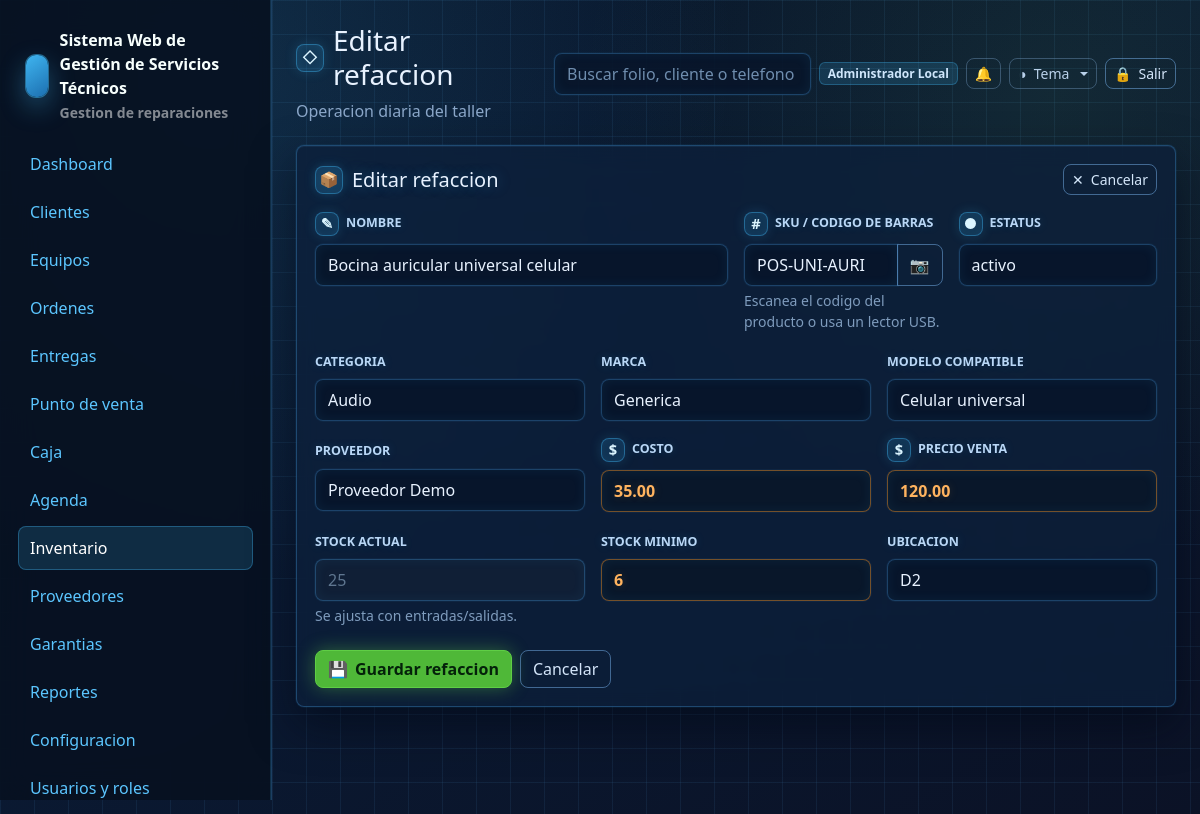
The page /inventario/10/edit (signed in) on the database its author committed.
### tables this page shows
CREATE TABLE users (
    id INT UNSIGNED AUTO_INCREMENT PRIMARY KEY,
    name VARCHAR(160) NOT NULL,
    email VARCHAR(190) NOT NULL UNIQUE,
    password VARCHAR(255) NOT NULL,
    phone VARCHAR(40) NULL,
    status ENUM('activo','inactivo','bloqueado') NOT NULL DEFAULT 'activo',
    last_login_at DATETIME NULL,
    created_at DATETIME NOT NULL DEFAULT CURRENT_TIMESTAMP,
    updated_at DATETIME NULL ON UPDATE CURRENT_TIMESTAMP,
    deleted_at DATETIME NULL
);

CREATE TABLE refacciones (
    id INT UNSIGNED AUTO_INCREMENT PRIMARY KEY,
    proveedor_id INT UNSIGNED NULL,
    nombre VARCHAR(190) NOT NULL,
    sku VARCHAR(100) NOT NULL UNIQUE,
    categoria VARCHAR(120) NULL,
    marca VARCHAR(120) NULL,
    modelo_compatible VARCHAR(160) NULL,
    costo DECIMAL(12,2) NOT NULL DEFAULT 0,
    precio_venta DECIMAL(12,2) NOT NULL DEFAULT 0,
    stock_actual INT NOT NULL DEFAULT 0,
    stock_minimo INT NOT NULL DEFAULT 0,
    ubicacion VARCHAR(120) NULL,
    estatus ENUM('activo','inactivo') NOT NULL DEFAULT 'activo',
    created_at DATETIME NOT NULL DEFAULT CURRENT_TIMESTAMP,
    updated_at DATETIME NULL ON UPDATE CURRENT_TIMESTAMP,
    deleted_at DATETIME NULL,
    CONSTRAINT fk_ref_proveedor FOREIGN KEY (proveedor_id) REFERENCES proveedores(id) ON DELETE SET NULL,
    INDEX idx_ref_stock (stock_actual, stock_minimo)
);

CREATE TABLE proveedores (
    id INT UNSIGNED AUTO_INCREMENT PRIMARY KEY,
    nombre VARCHAR(190) NOT NULL,
    contacto VARCHAR(160) NULL,
    telefono VARCHAR(40) NULL,
    email VARCHAR(190) NULL,
    domicilio VARCHAR(255) NULL,
    sitio_web VARCHAR(190) NULL,
    notas TEXT NULL,
    estatus ENUM('activo','inactivo') NOT NULL DEFAULT 'activo',
    created_at DATETIME NOT NULL DEFAULT CURRENT_TIMESTAMP,
    updated_at DATETIME NULL ON UPDATE CURRENT_TIMESTAMP,
    deleted_at DATETIME NULL
);

### resources/views/inventario/form.php (the view, shortened to what the rows shown need)
<?php
$isEdit = !empty($refaccion);
$action = $isEdit ? url('/inventario/' . $refaccion['id']) : url('/inventario');
$val = fn (string $k, $def = '') => e((string) ($refaccion[$k] ?? $def));
?>
<form class="glass-card" method="post" action="<?= e($action) ?>">
    <div class="d-flex justify-content-between align-items-center mb-3">
        <h2 class="h5 mb-0" data-icon="&#128230;"><?= e($title) ?></h2>
        <a class="btn btn-outline-dark btn-sm" data-icon="&#10005;" href="<?= e(url('/inventario')) ?>">Cancelar</a>
    </div>
    <div class="row g-3">
        <div class="col-md-6"><label class="form-label" data-icon="&#9998;">Nombre</label><input class="form-control" name="nombre" value="<?= $val('nombre') ?>" required></div>
        <div class="col-md-3">
            <label class="form-label" data-icon="&#35;" for="sku">SKU / Codigo de barras</label>
            <div class="input-group">
                <input class="form-control" id="sku" name="sku" value="<?= $val('sku') ?>" required>
                <button class="btn btn-outline-dark" type="button" data-barcode-scan="sku" data-barcode-upper data-icon="&#128247;" aria-label="Escanear codigo de barras"></button>
            </div>
            <div class="form-text">Escanea el codigo del producto o usa un lector USB.</div>
        </div>
        <div class="col-md-3">
            <label class="form-label" data-icon="&#9679;">Estatus</label>
            <select class="form-select" name="estatus">
                <?php foreach (['activo', 'inactivo'] as $st): ?>
                    <option value="<?= e($st) ?>" <?= ($refaccion['estatus'] ?? 'activo') === $st ? 'selected' : '' ?>><?= e($st) ?></option>
                <?php endforeach; ?>
            </select>
        </div>
        <div class="col-md-4"><label class="form-label">Categoria</label><input class="form-control" name="categoria" value="<?= $val('categoria') ?>" placeholder="Pantallas, baterias, herramienta..."></div>
        <div class="col-md-4"><label class="form-label">Marca</label><input class="form-control" name="marca" value="<?= $val('marca') ?>"></div>
        <div class="col-md-4"><label class="form-label">Modelo compatible</label><input class="form-control" name="modelo_compatible" value="<?= $val('modelo_compatible') ?>"></div>
        <div class="col-md-4">
            <label class="form-label">Proveedor</label>
            <select class="form-select" name="proveedor_id">
                <?php foreach ($proveedores as $prov): ?>
                    <option value="<?= e($prov['id']) ?>" <?= (int) ($refaccion['proveedor_id'] ?? 0) === (int) $prov['id'] ? 'selected' : '' ?>><?= e($prov['nombre']) ?></option>
                <?php endforeach; ?>
            </select>
        </div>
        <div class="col-md-4"><label class="form-label" data-icon="&#36;">Costo</label><input class="form-control" type="number" step="0.01" name="costo" value="<?= $val('costo', '0') ?>" data-money></div>
        <div class="col-md-4"><label class="form-label" data-icon="&#36;">Precio venta</label><input class="form-control" type="number" step="0.01" name="precio_venta" value="<?= $val('precio_venta', '0') ?>" data-money></div>
        <?php if (!$isEdit): ?>
            <div class="col-md-4"><label class="form-label">Stock inicial</label><input class="form-control" type="number" name="stock_actual" value="0"></div>
        <?php else: ?>
            <div class="col-md-4"><label class="form-label">Stock actual</label><input class="form-control" value="<?= $val('stock_actual') ?>" disabled><div class="form-text">Se ajusta con entradas/salidas.</div></div>
        <?php endif; ?>
        <div class="col-md-4"><label class="form-label">Stock minimo</label><input class="form-control" type="number" name="stock_minimo" value="<?= $val('stock_minimo', '0') ?>"></div>
        <div class="col-md-4"><label class="form-label">Ubicacion</label><input class="form-control" name="ubicacion" value="<?= $val('ubicacion') ?>" placeholder="Estante, cajon..."></div>
    </div>
    <div class="d-flex gap-2 mt-4">
        <button class="btn btn-primary" data-icon="&#128190;">Guardar refaccion</button>
        <a class="btn btn-outline-dark" href="<?= e(url('/inventario')) ?>">Cancelar</a>
    </div>
</form>

### app/Core/Router.php (shortened to what the rows shown need)
<?php
final class Router
{
    private array $routes = [];
    private function add(string $method, string $path, callable|array $handler): void
    {
        $pattern = preg_replace('#\{([a-zA-Z_][a-zA-Z0-9_]*)\}#', '(?P<$1>[^/]+)', $path);
        $this->routes[] = [
            'method' => $method,
            'path' => $path,
            'pattern' => '#^' . $pattern . '$#',
            'handler' => $handler,
        ];
    }
    public function dispatch(Request $request): void
    {
        foreach ($this->routes as $route) {
            if ($route['method'] !== $request->method()) {
                continue;
            }
            if (preg_match($route['pattern'], $request->path(), $matches)) {
                $params = array_filter($matches, 'is_string', ARRAY_FILTER_USE_KEY);
                $handler = $route['handler'];
                if (is_array($handler)) {
                    [$class, $method] = $handler;
                    $controller = new $class();
                    $controller->{$method}($request, ...array_values($params));
                    return;
                }
                return;
            }
        }
    }
}

### resources/views/layouts/app.php (shortened to what the rows shown need)
<?php
$user = Auth::user();
$appConfig = require BASE_PATH . '/config/app.php';
$systemName = (string) ($appConfig['name'] ?? 'Servicio Tecnico');
$systemCurrency = 'MXN';
$businessLogo = '';
try {
    $cfg = new ConfiguracionService();
    $systemName = trim((string) $cfg->get('sistema.nombre', $systemName)) ?: $systemName;
    $systemCurrency = monedaSistema($systemCurrency);
    $businessLogo = config_asset_src((string) $cfg->get('negocio.logo_url', ''));
} catch (Throwable) {
    $businessLogo = '';
}
?>
<!doctype html>
<html lang="es">
<head>
    <link href="https://cdn.jsdelivr.net/npm/bootstrap@5.3.3/dist/css/bootstrap.min.css" rel="stylesheet">
    <link href="<?= e(asset('css/app.css') . '?v=20260708-pos-modal-theme') ?>" rel="stylesheet">
    <link href="<?= e(asset('css/themes/crystal.css') . '?v=20260708-pos-modal-theme') ?>" rel="stylesheet">
    <link href="<?= e(asset('css/themes/dark.css') . '?v=20260708-pos-modal-theme') ?>" rel="stylesheet">
    <link href="<?= e(asset('css/themes/live.css') . '?v=20260708-pos-modal-theme') ?>" rel="stylesheet">
    <link href="<?= e(asset('css/themes/blueprint.css') . '?v=20260708-pos-modal-theme') ?>" rel="stylesheet">
</head>
<body data-currency="<?= e($systemCurrency) ?>">
<div class="app-shell">
    <aside class="sidebar" id="app-sidebar">
        <div class="brand">
            <?php if ($businessLogo !== ''): ?>
                <img class="brand-logo" src="<?= e($businessLogo) ?>" alt="<?= e($systemName) ?>">
            <?php else: ?>
                <div class="brand-mark"></div>
            <?php endif; ?>
            <div>
                <div><?= e($systemName) ?></div>
                <small class="text-white-50">Gestion de reparaciones</small>
            </div>
        </div>
        <nav class="nav flex-column">
            <?php foreach ([
                ['Dashboard', '/', 'dashboard'],
                ['Clientes', '/clientes', 'clientes'],
                ['Equipos', '/equipos', 'equipos'],
                ['Ordenes', '/ordenes', 'ordenes'],
                ['Entregas', '/entregas', 'ordenes'],
                ['Punto de venta', '/punto-venta', 'punto_venta'],
                ['Caja', '/caja', 'caja'],
                ['Agenda', '/agenda', 'agenda'],
                ['Inventario', '/inventario', 'inventario'],
                ['Proveedores', '/proveedores', 'proveedores'],
                ['Garantias', '/garantias', 'garantias'],
                ['Reportes', '/reportes', 'reportes'],
                ['Configuracion', '/configuracion', 'configuracion'],
                ['Usuarios y roles', '/usuarios', 'usuarios'],
                ['Licencia demo', '/licencia', 'licencias'],
            ] as [$label, $href, $module]): ?>
                <?php if (Auth::can($module, 'ver')): ?>
                    <a class="nav-link <?= e(is_active($href)) ?>" href="<?= e(url($href)) ?>"><?= e($label) ?></a>
                <?php endif; ?>
            <?php endforeach; ?>
        </nav>
    </aside>
    <main class="main">
        <header class="topbar">
            <div class="topbar-title">
                <h1 class="h3 mb-1" data-icon="&#9671;"><?= e($title ?? '') ?></h1>
                <div class="text-muted">Operacion diaria del taller</div>
            </div>
            <div class="d-flex align-items-center gap-2 topbar-actions">
                <form class="d-none d-md-block" action="<?= e(url('/ordenes')) ?>">
                    <input class="form-control" name="q" placeholder="Buscar folio, cliente o telefono">
                </form>
                <span class="badge text-bg-light topbar-user"><?= e($user['name'] ?? 'Usuario') ?></span>
                <div class="dropdown">
                    <button class="btn btn-outline-secondary btn-sm notif-bell" type="button" data-bs-toggle="dropdown" aria-expanded="false" aria-label="Notificaciones">
                        &#128276;
                    </button>
                </div>
                <div class="dropdown theme-switcher">
                    <button class="btn btn-outline-secondary btn-sm dropdown-toggle" type="button" data-bs-toggle="dropdown" aria-expanded="false" aria-label="Tema" data-icon="&#9681;"><span class="btn-label">Tema</span></button>
                </div>
                <form method="post" action="<?= e(url('/logout')) ?>">
                    <button class="btn btn-outline-dark btn-sm" aria-label="Salir" data-icon="&#128274;"><span class="btn-label">Salir</span></button>
                </form>
            </div>
        </header>
        <?= $content ?>
    </main>
</div>
</body>
</html>

### rows shown on the page
users: name "Administrador Local"
refacciones: nombre "Bocina auricular universal celular", sku "POS-UNI-AURI", categoria "Audio", marca "Generica", modelo_compatible "Celular universal", proveedor_id "Proveedor Demo", costo "35.00", precio_venta "120.00", stock_actual "25", stock_minimo "6", ubicacion "D2"

### other values the page prints
$systemName "Sistema Web de Gestión de Servicios Técnicos"
$label "Dashboard"
$label "Clientes"
$label "Equipos"
$label "Ordenes"
$label "Entregas"
$label "Punto de venta"
$label "Caja"
$label "Agenda"
$label "Inventario"
$label "Proveedores"
$label "Garantias"
$label "Reportes"
$label "Configuracion"
$label "Usuarios y roles"
